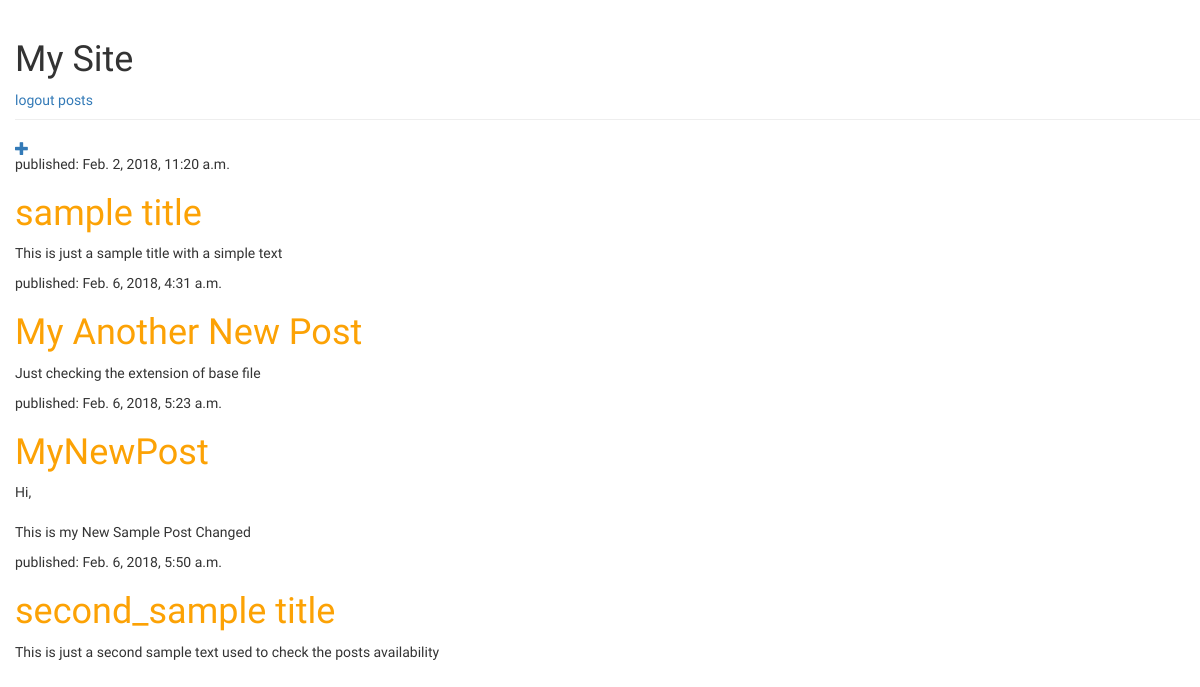
Page /posts (signed in) on the earlier database version.
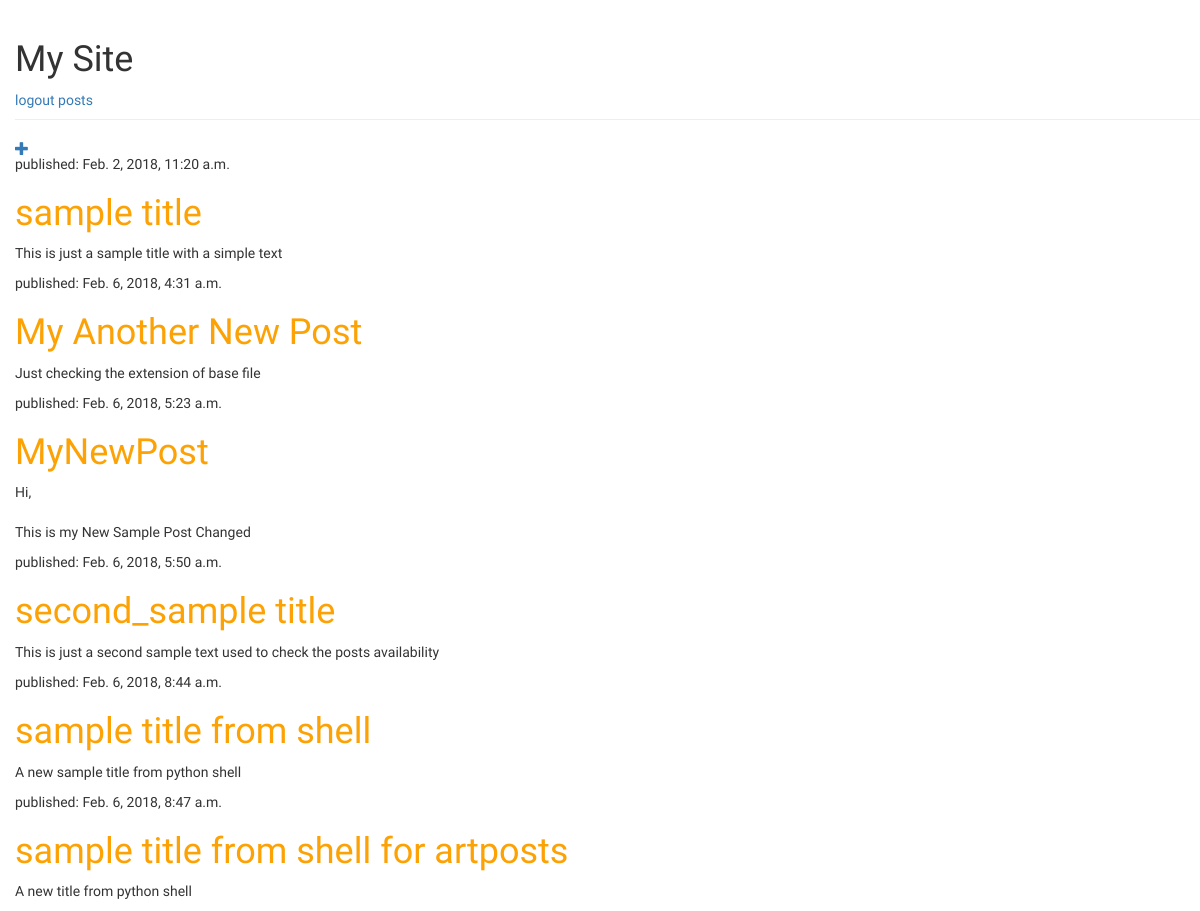
Same page on the later database version.
### userblog/models.py (models this page shows, shortened)
class UserPost(models.Model):
    author = models.ForeignKey('auth.User', on_delete =models.CASCADE)
    title = models.CharField(max_length=200)
    text = models.TextField()
    created_date = models.DateTimeField(default=timezone.now)
    published_date = models.DateTimeField(blank=True, null=True)

### userblog/views.py (the view)
# urls.py: url(r'^posts$', core_views.userpost_list, name='userpost_list'),
@login_required
def userpost_list(request):
        posts=UserPost.objects.filter(published_date__lte=timezone.now()).order_by('published_date')
        return render(request, 'userblog/userpost_list.html',{'posts':posts})

### userblog/templates/userblog/userpost_list.html
{% extends 'userblog/base.html' %}
{% block content %}
  {% if user.is_authenticated %}
      <a href="{% url 'userpost_new' %}" class="top-menu"><span class="glyphicon glyphicon-plus"></span></a>
  {% endif %}
          {% for post in posts %}
              <div class="posts">
                <div class="date">
                  <p>published: {{ post.published_date }}</p>
                </div>
                <h1><a href="{% url 'userpost_detail' pk=post.pk %}">{{ post.title }}</a></h1>
                <p>{{ post.text|linebreaksbr }}</p>
              </div>
          {% endfor %}
{% endblock %}

### userblog/templates/userblog/base.html (shortened to what this page needs)
{% load staticfiles %}
<html lang="en">
  <head>
    <link rel="stylesheet" href="//maxcdn.bootstrapcdn.com/bootstrap/3.2.0/css/bootstrap.min.css">
    <link rel="stylesheet" href="//maxcdn.bootstrapcdn.com/bootstrap/3.2.0/css/bootstrap-theme.min.css">
    <link rel="stylesheet" href="{% static 'css/userblog.css' %}">
  </head>
  <body>
    <div class="page-header">
      <h1>My Site</h1>
      {% if user.is_authenticated %}
        <a href="{% url 'logout' %}">logout</a>
        <a href="{% url 'userpost_list' %}">posts</a>
      {% else %}
        <a href="{% url 'login' %}">login</a> / <a href="{% url 'signup' %}">signup</a>
      {% endif %}
    </div>
    <div class="content-container">
      <div class="main">
        {% block content %}
        {% endblock %}
      </div>
    </div>
  </body>
</html>

### userblog/static/css/userblog.css (style rules this page uses)
h1 a { color : #FCA205; }
body { padding-left: 15px; font-family: 'Lobster'; }

Differences in the rows shown:
added UserPost: published_date "Feb. 6, 2018, 8:44 a.m.", title "sample title from shell", text "A new sample title from python shell"
added UserPost: published_date "Feb. 6, 2018, 8:47 a.m.", title "sample title from shell for artposts", text "A new title from python shell"
